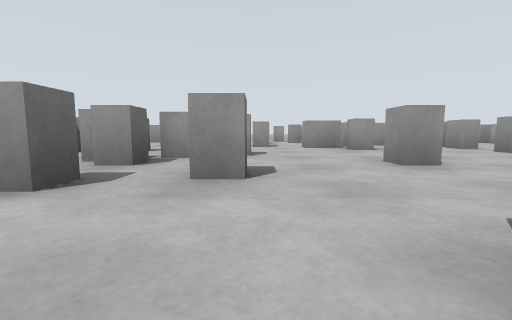
[1] (above)

21 first-person views from a walk through a Gazebo world. The camera is 0.38 m above the floor, tilts 6° down and sees 90° across. The floor is counted in squares, 1 m on a side. Each view is taken from the middle of a square. On the plan, view 1 faces up. The plan holds only what a view shows up to about 9 squares ahead; the rest is blank.

[2]
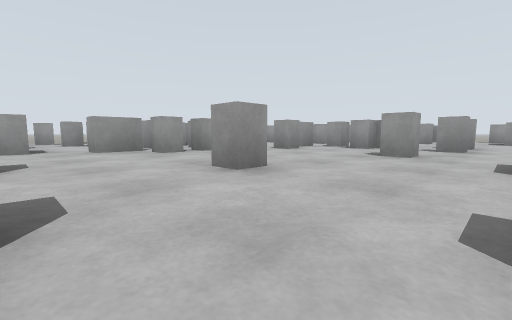

[3]
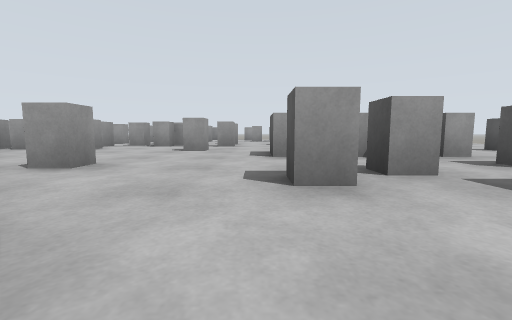

[4]
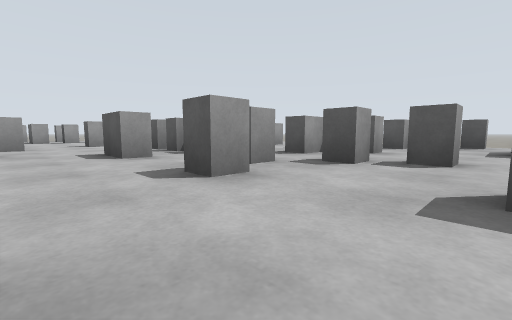

[5]
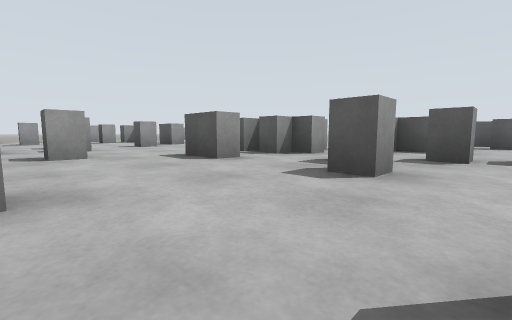

[6]
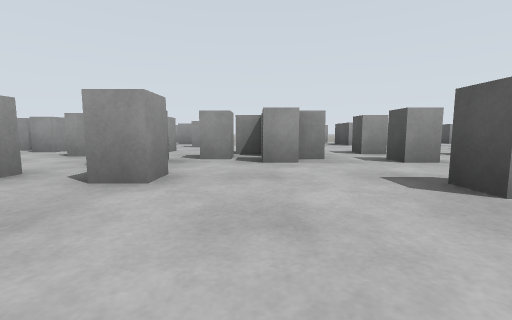

[7]
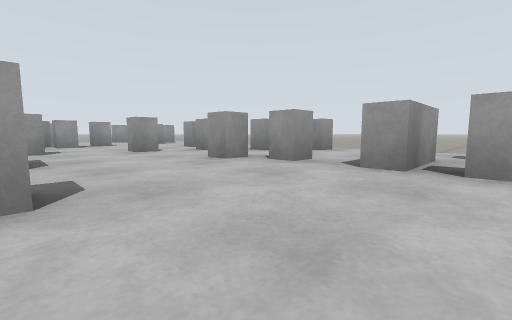

[8]
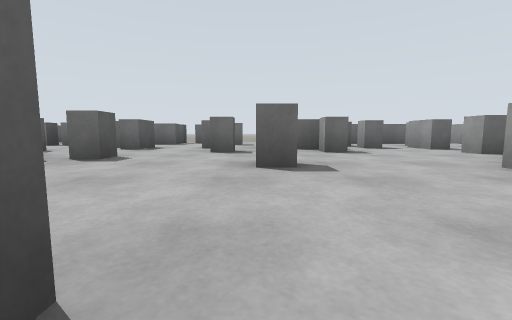

[9]
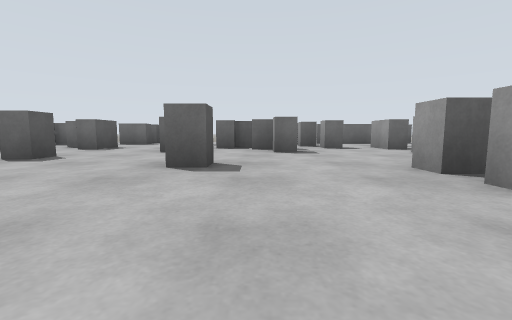

[10]
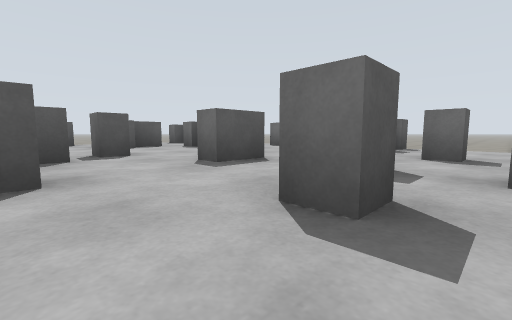

[11]
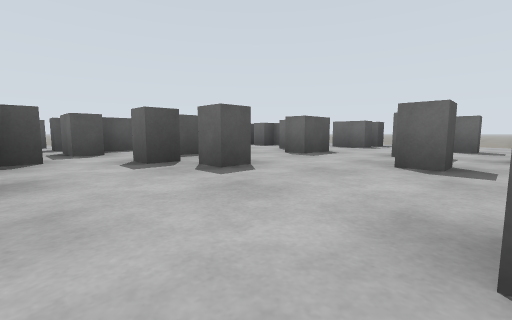

[12]
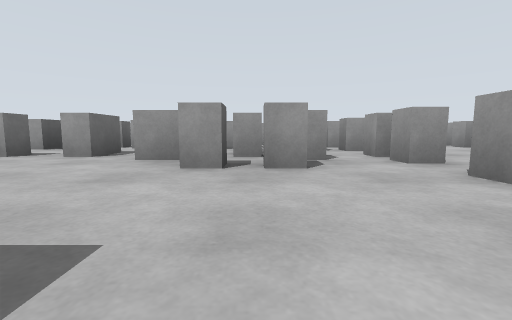

[13]
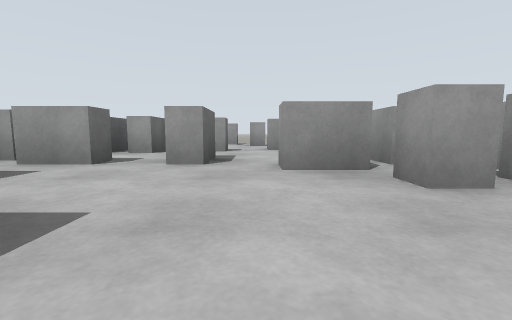

[14]
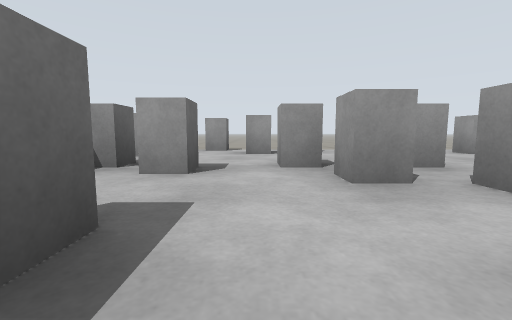

[15]
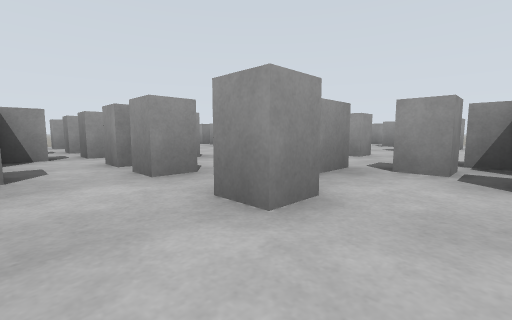

[16]
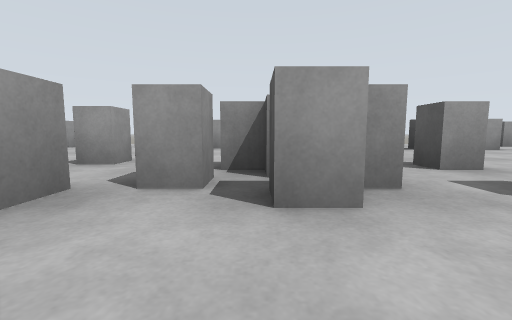

[17]
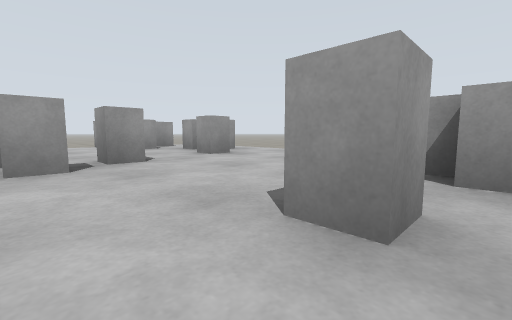

[18]
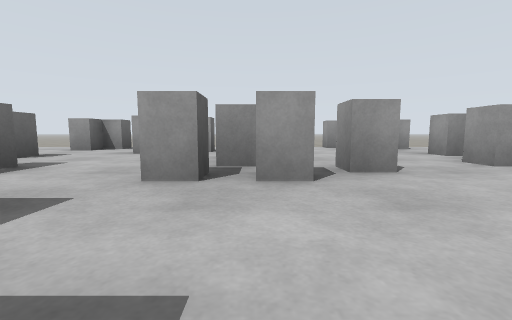

[19]
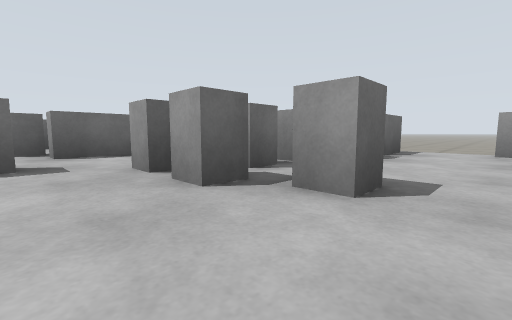

[20]
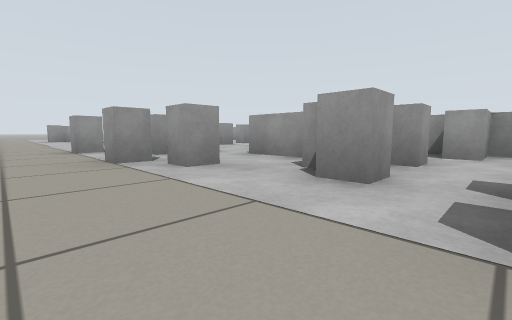

[21]
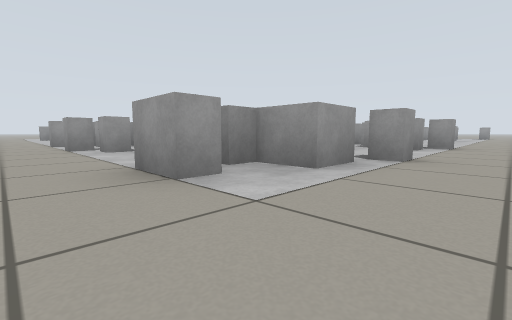

### Floor plan
Key: @ floor where view 1 was taken; # wall or solid block; x gap in a wall; . floor; T thing the floor can be seen under or through.
Columns run from 7 left of view 1 to 15 right of it. Each row starts with its distance up from view 1.
 14        ....     ...
 13        #. ..    ..#
 12        .# ..#.  #..#.
 11       #.......###..##..
 10      ###.####...#...#..
  9      ##..#####..##.#..
  8     ####..####.TT....
  7 ..  ####.####.TT....#
  6 ..  ##...##.#T T.#.#
  5 .. #..#.....#.T....#
  4 ..  .##.......##...##
  3 .....x...#....x......
  2 .....#.#....#.##..x..
  1 .##...............##
  0 ..##.#.@#.....#...#
 -1 .#...#..#.### .#..#
 -2 .#..#..####
 -3 ....#...##.
 -4 ..#####..#
 -5 .##...####
 -6 .###...#.
 -7 ....#..#.....
 -8 .............

Positions as (right, up) in squares from view 1, and headings:
1: (0, 0), facing up
2: (0, 1), facing up-right
3: (-1, 1), facing right
4: (-1, 2), facing down-right
5: (0, 3), facing down-right
6: (3, 4), facing right
7: (8, 0), facing up-right
8: (5, 3), facing left
9: (5, 4), facing left
10: (1, 3), facing down-left
11: (3, 3), facing down-left
12: (3, 3), facing up
13: (1, 4), facing up
14: (1, 7), facing up
15: (4, 4), facing up-right
16: (5, 4), facing right
17: (9, 5), facing up-right
18: (9, 6), facing up
19: (11, 7), facing up-left
20: (-7, -5), facing up-right
21: (-7, -8), facing up-right
